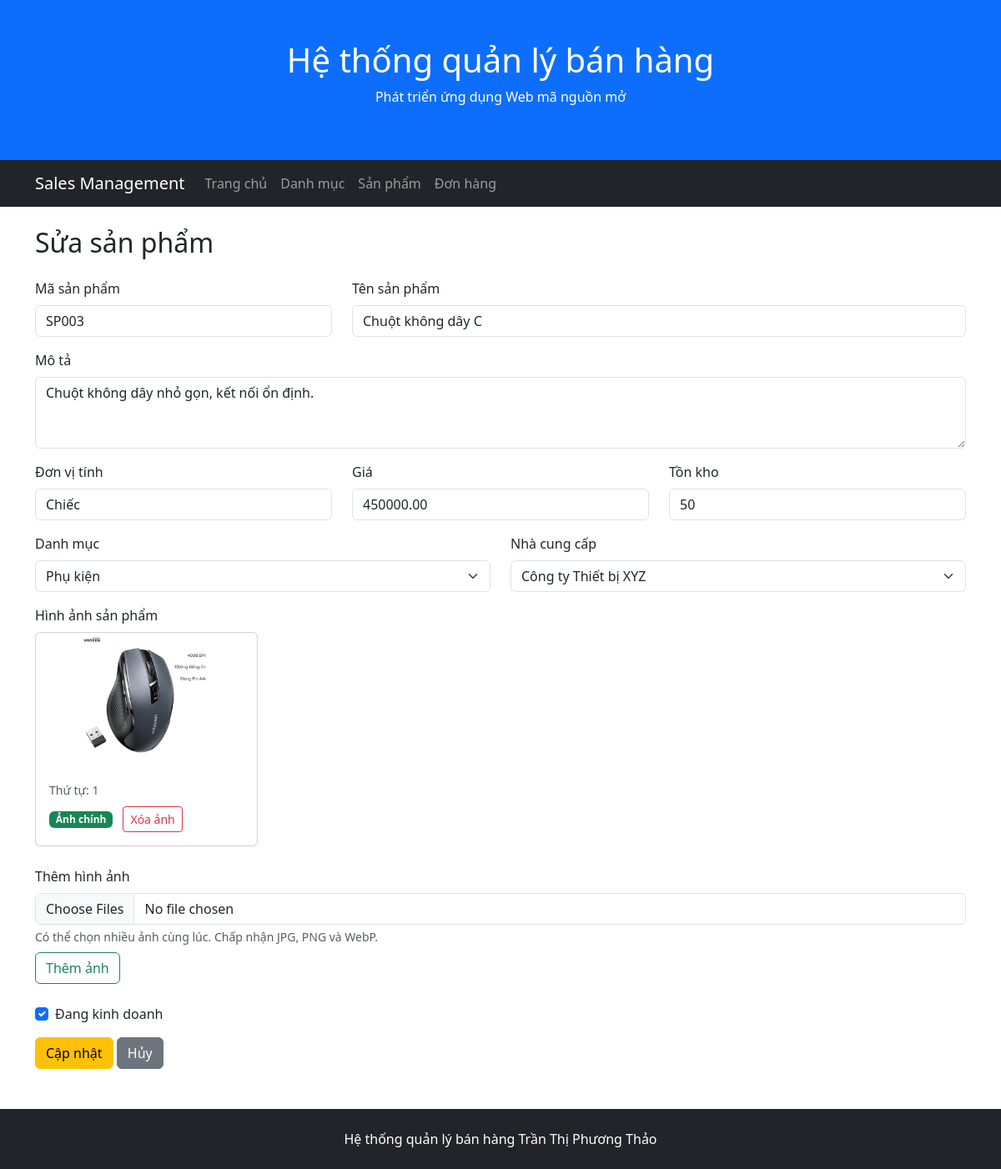
The page /admin/products/edit.php?id=3 on the database its author committed.
### tables this page shows
CREATE TABLE products (
    ProductID INT AUTO_INCREMENT PRIMARY KEY,
    ProductCode VARCHAR(50) NOT NULL UNIQUE,
    ProductName VARCHAR(255) NOT NULL,
    Description TEXT,
    Unit VARCHAR(20),
    Price DECIMAL(12,2) NOT NULL DEFAULT 0,
    StockQuantity INT NOT NULL DEFAULT 0,
    IsActive BOOLEAN NOT NULL DEFAULT TRUE,
    SupplierID INT NOT NULL,
    CategoryID INT NOT NULL,

    CONSTRAINT chk_products_price CHECK (Price >= 0),
    CONSTRAINT chk_products_stock CHECK (StockQuantity >= 0),
    CONSTRAINT fk_products_supplier
        FOREIGN KEY (SupplierID) REFERENCES suppliers(SupplierID),
    CONSTRAINT fk_products_category
        FOREIGN KEY (CategoryID) REFERENCES categories(CategoryID)
);

CREATE TABLE categories (
    CategoryID INT AUTO_INCREMENT PRIMARY KEY,
    CategoryName VARCHAR(200) NOT NULL,
    Description TEXT
);

CREATE TABLE suppliers (
    SupplierID INT AUTO_INCREMENT PRIMARY KEY,
    SupplierName VARCHAR(200) NOT NULL,
    ContactName VARCHAR(100),
    Address VARCHAR(200),
    City VARCHAR(100),
    PostalCode VARCHAR(20),
    Country VARCHAR(100),
    Phone VARCHAR(20),
    Email VARCHAR(255) NULL,
    PasswordHash VARCHAR(255) NULL,
CONSTRAINT uq_customers_email UNIQUE (Email)
);

CREATE TABLE product_images (
    ProductImageID INT AUTO_INCREMENT PRIMARY KEY,
    ProductID INT NOT NULL,
    ImageFile VARCHAR(255) NOT NULL,
    AltText VARCHAR(255),
    IsPrimary BOOLEAN NOT NULL DEFAULT FALSE,
    SortOrder INT NOT NULL DEFAULT 0,

    CONSTRAINT uq_product_image UNIQUE (ProductID, ImageFile),
    CONSTRAINT chk_product_image_sort CHECK (SortOrder >= 0),
    CONSTRAINT fk_product_images_product
        FOREIGN KEY (ProductID)
        REFERENCES products(ProductID)
        ON DELETE CASCADE
);

### public/admin/products/edit.php (the view, shortened to what this page needs)
<?php
require_once '/var/www/src/config/database.php';
$productID = isset($_GET['id'])
    ? (int) $_GET['id']
    : 0;
$sql = "
    SELECT
        ProductID,
        ProductCode,
        ProductName,
        Description,
        Unit,
        Price,
        StockQuantity,
        IsActive,
        SupplierID,
        CategoryID
    FROM products
    WHERE ProductID = ?
";
$stmt = $conn->prepare($sql);
$stmt->bind_param('i', $productID);
$stmt->execute();
$result = $stmt->get_result();
$product = $result->fetch_assoc();
$sqlImages = "
    SELECT
        ProductImageID,
        ImageFile,
        AltText,
        IsPrimary,
        SortOrder
    FROM product_images
    WHERE ProductID = ?
    ORDER BY SortOrder
";
$stmtImages = $conn->prepare($sqlImages);
$stmtImages->bind_param('i', $productID);
$stmtImages->execute();
$productImages = $stmtImages->get_result();
$sqlCategories = "
    SELECT
        CategoryID,
        CategoryName
    FROM categories
    ORDER BY CategoryName
";
$categories = $conn->query($sqlCategories);
$sqlSuppliers = "
    SELECT
        SupplierID,
        SupplierName
    FROM suppliers
    ORDER BY SupplierName
";
$suppliers = $conn->query($sqlSuppliers);
require_once '/var/www/src/includes/admin/header.php';
require_once '/var/www/src/includes/admin/navbar.php';
?>
<div class="container mt-4">
    <h2 class="mb-4">Sửa sản phẩm</h2>
    <form
        method="post"
        enctype="multipart/form-data"
    >
        <div class="row">
            <div class="col-md-4 mb-3">
                <label
                    for="productCode"
                    class="form-label"
                >
                    Mã sản phẩm
                </label>
                <input
                    type="text"
                    class="form-control"
                    id="productCode"
                    name="product_code"
                    value="<?= htmlspecialchars(
                        $_POST['product_code']
                        ?? $product['ProductCode']
                    ) ?>"
                    required
                >
            </div>
            <div class="col-md-8 mb-3">
                <label
                    for="productName"
                    class="form-label"
                >
                    Tên sản phẩm
                </label>
                <input
                    type="text"
                    class="form-control"
                    id="productName"
                    name="product_name"
                    value="<?= htmlspecialchars(
                        $_POST['product_name']
                        ?? $product['ProductName']
                    ) ?>"
                    required
                >
            </div>
        </div>
        <div class="mb-3">
            <label
                for="description"
                class="form-label"
            >
                Mô tả
            </label>
            <textarea
                class="form-control"
                id="description"
                name="description"
                rows="3"
            ><?= htmlspecialchars(
                $_POST['description']
                ?? $product['Description']
                ?? ''
            ) ?></textarea>
        </div>
        <div class="row">
            <div class="col-md-4 mb-3">
                <label
                    for="unit"
                    class="form-label"
                >
                    Đơn vị tính
                </label>
                <input
                    type="text"
                    class="form-control"
                    id="unit"
                    name="unit"
                    value="<?= htmlspecialchars(
                        $_POST['unit']
                        ?? $product['Unit']
                        ?? ''
                    ) ?>"
                >
            </div>
            <div class="col-md-4 mb-3">
                <label
                    for="price"
                    class="form-label"
                >
                    Giá
                </label>
                <input
                    type="number"
                    class="form-control"
                    id="price"
                    name="price"
                    min="0"
                    step="0.01"
                    value="<?= htmlspecialchars(
                        $_POST['price']
                        ?? $product['Price']
                    ) ?>"
                    required
                >
            </div>
            <div class="col-md-4 mb-3">
                <label
                    for="stockQuantity"
                    class="form-label"
                >
                    Tồn kho
                </label>
                <input
                    type="number"
                    class="form-control"
                    id="stockQuantity"
                    name="stock_quantity"
                    min="0"
                    value="<?= htmlspecialchars(
                        $_POST['stock_quantity']
                        ?? $product['StockQuantity']
                    ) ?>"
                    required
                >
            </div>
        </div>
        <div class="row">
            <div class="col-md-6 mb-3">
                <label
                    for="categoryID"
                    class="form-label"
                >
                    Danh mục
                </label>
                <select
                    class="form-select"
                    id="categoryID"
                    name="category_id"
                    required
                >
                    <?php while (
                        $category =
                            $categories->fetch_assoc()
                    ): ?>
                        <?php
                        $selectedCategoryID =
                            $_POST['category_id']
                            ?? $product['CategoryID'];
                        ?>
                        <option
                            value="<?=
                                $category['CategoryID']
                            ?>"
                            <?= (
                                $selectedCategoryID
                                == $category['CategoryID']
                            ) ? 'selected' : '' ?>
                        >
                            <?= htmlspecialchars(
                                $category['CategoryName']
                            ) ?>
                        </option>
                    <?php endwhile; ?>
                </select>
            </div>
            <div class="col-md-6 mb-3">
                <label
                    for="supplierID"
                    class="form-label"
                >
                    Nhà cung cấp
                </label>
                <select
                    class="form-select"
                    id="supplierID"
                    name="supplier_id"
                    required
                >
                    <?php while (
                        $supplier =
                            $suppliers->fetch_assoc()
                    ): ?>
                        <?php
                        $selectedSupplierID =
                            $_POST['supplier_id']
                            ?? $product['SupplierID'];
                        ?>
                        <option
                            value="<?=
                                $supplier['SupplierID']
                            ?>"
                            <?= (
                                $selectedSupplierID
                                == $supplier['SupplierID']
                            ) ? 'selected' : '' ?>
                        >
                            <?= htmlspecialchars(
                                $supplier['SupplierName']
                            ) ?>
                        </option>
                    <?php endwhile; ?>
                </select>
            </div>
        </div>
        <div class="mb-4">
            <label class="form-label">
                Hình ảnh sản phẩm
            </label>
            <div class="row g-3">
                <?php while (
                    $image =
                        $productImages->fetch_assoc()
                ): ?>
                    <div class="col-md-3">
                        <div class="card h-100">
                            <img
                                src="/uploads/admin/products/<?=
                                    htmlspecialchars(
                                        $image['ImageFile']
                                    )
                                ?>"
                                class="card-img-top"
                                alt="<?=
                                    htmlspecialchars(
                                        $image['AltText']
                                        ?? ''
                                    )
                                ?>"
                                style="
                                    height: 160px;
                                    object-fit: contain;
                                "
                            >
                            <div class="card-body">
                                <small class="text-muted">
                                    Thứ tự:
                                    <?= $image['SortOrder'] ?>
                                </small>
                                <div class="mt-2">
                                    <?php if (
                                        (int) $image['IsPrimary'] === 1
                                    ): ?>
                                        <span
                                            class="badge bg-success"
                                        >
                                            Ảnh chính
                                        </span>
                                    <?php endif; ?>
                                    <button
                                        type="submit"
                                        class="btn btn-outline-danger btn-sm ms-2"
                                        name="delete_image"
                                        value="<?= $image['ProductImageID'] ?>"
                                        formaction="/admin/products/edit.php?id=<?= $productID ?>"
                                        formmethod="post"
                                        onclick="return confirm('Bạn có chắc muốn xóa ảnh này?');"
                                    >
                                        Xóa ảnh
                                    </button>
                                </div>
                            </div>
                        </div>
                    </div>
                <?php endwhile; ?>
            </div>
        </div>
        <div class="mb-4">
            <label
                for="productImages"
                class="form-label"
            >
                Thêm hình ảnh
            </label>
            <input
                type="file"
                class="form-control"
                id="productImages"
                name="product_images[]"
                accept="image/jpeg,image/png,image/webp"
                multiple
            >
            <div class="form-text">
                Có thể chọn nhiều ảnh cùng lúc.
                Chấp nhận JPG, PNG và WebP.
            </div>
             <button
                type="submit"
                class="btn btn-outline-success mt-2"
                name="add_images"
                value="1"
                formaction="/admin/products/edit.php?id=<?= $productID ?>"
                formmethod="post"
            >
                Thêm ảnh
            </button>
        </div>
        <div class="form-check mb-3">
            <?php
            $currentIsActive =
                $_SERVER['REQUEST_METHOD'] === 'POST'
                    ? isset($_POST['is_active'])
                    : (
                        (int) $product['IsActive']
                        === 1
                    );
            ?>
            <input
                type="checkbox"
                class="form-check-input"
                id="isActive"
                name="is_active"
                value="1"
                <?= $currentIsActive
                    ? 'checked'
                    : '' ?>
            >
            <label
                class="form-check-label"
                for="isActive"
            >
                Đang kinh doanh
            </label>
        </div>
        <button
            type="submit"
            class="btn btn-warning"
        >
            Cập nhật
        </button>
        <a
            href="/admin/products/"
            class="btn btn-secondary"
        >
            Hủy
        </a>
    </form>
</div>
<?php
require_once '/var/www/src/includes/admin/footer.php';

### rows shown on the page
products: product_code "SP003", product_name "Chuột không dây C", description "Chuột không dây nhỏ gọn, kết nối ổn định.", unit "Chiếc", price "450000.00", stock_quantity "50", category_id "Phụ kiện", supplier_id "Công ty Thiết bị XYZ", IsActive "☑"
product_images: ImageFile (picture), SortOrder "1", IsPrimary "Ảnh chính", $image['ProductImageID'] 4 (drawn)
